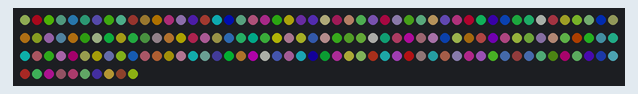
This sketch was run on a simulated Arduino Uno, built with avr-gcc and run on an emulated ATmega328P. On the bench: 160 RGB LEDs in strip order, left to right, continuing on the next row. Dim RGB values are drawn brighter than linear; random numbers use the default seed unless the sketch sets one.

Above: at 0.15 s.
At 4.96 s:
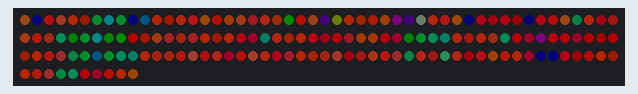
At 9.93 s:
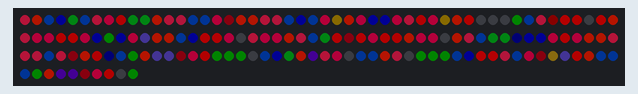
At 19.86 s:
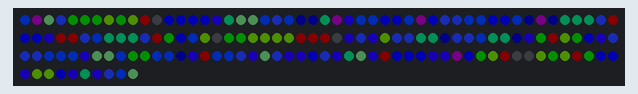
At 29.64 s:
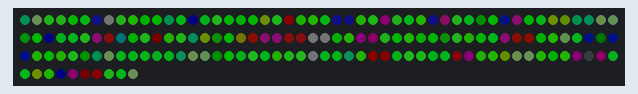
At 39.72 s:
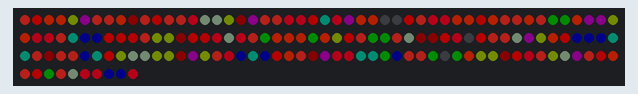

The sketch:

tent_lights.ino
```cpp
// (licence header left out)
/*
==========================================
=  LIBRARIES
*/

// LED Strip
#include "FastLED.h"        // https://github.com/FastLED/FastLED
#define NUM_LEDS 160
#define NUM_CHANNELS 3
#define DATA_PIN 13
#define MAX_BRIGHTNESS 255


// Contouring
// ----------
// NUM_PHASES counts how many phase steps are in the channel phase map
//
// MODULATION_STEPS must be an even integer divisor of NUM_LEDS
// e.g. with NUM_LEDs at 188 and MODULATION_STEPS of 47 (which is 188 / 4),
// There will be four sinusoidal cycles of deviation per length of the LED strip.
#define NUM_PHASES 24
#define MODULATION_STEPS 47


/*
==========================================
=  INITIALIZERS
*/

// LED Strip
CRGB leds[NUM_LEDS];

// One-dimensional cellular automata rules (0..255, inclusive)
uint8_t rules[NUM_CHANNELS] = {124, 110, 110};

// Provision neighborhood and generation maps
uint8_t neighborhood[NUM_LEDS][NUM_CHANNELS];
uint8_t generation[NUM_LEDS][NUM_CHANNELS];

// Heartbeat LED
uint8_t pulse;


// Channel phase map
// -----------------
// The channel phase map is the coefficient that cycles red, green, and blue automata through dominance.
// Basically, it's what makes the LEDs cycle through a rainbow of textures rather than sitting and
// spinning on a single color.
//
// * phase_map is the array of "muting" coefficients that each automata channels' values are divided by
// before being displayed on the strip. Example:
//   * at phase_map[channel_phase[c] of 1, channel c (R=0, G=1, B=2) is full-bright.
//   * at phase_map[channel_phase[c] of 9, channel c it's 1/9th as bright as whichever channel(s)
//     (if any) is/are being displayed at 1.
//
// * channel_phase and channel_phase_velocity are described in the documentation for setup().
//
// * prev_channel_phase is a staging vector that permits the pixel fader in push_frame() to correctly
//   cross-fade between color values at each heartbeat

uint8_t phase_map[NUM_PHASES] = {
  1, 1, 1, 1, 1, 1, 1, 1,
  2, 3, 4, 5, 6, 7, 8, 9,
  9, 8, 7, 6, 5, 4, 3, 2
};

uint8_t channel_phase[NUM_CHANNELS];
uint8_t prev_channel_phase[NUM_CHANNELS];
int8_t channel_phase_velocity[NUM_CHANNELS];


/*
==========================================
=  FUNCTIONS
*/

void automata();
void contour_frame();
void push_frame(uint16_t wait, uint16_t steps);
void revert_frame();
void step_phase_vectors();


/*
==========================================
= setup()
=
= Initializes variables and drivers, called once by Arduino during startup.
*/
void setup() {

  // Start the LED strip
  FastLED.addLeds<WS2811, DATA_PIN, RGB>(leds, NUM_LEDS);

  // Channel phase vectors
  // -------------------------
  // * channel_phase holds the offset within phase_map (0..NUM_PHASES) each channel (RGB) is at.
  //
  // The effect that this has on each channel is a muting one. If channel_phase[0] is set to "10", and
  // the 11th value of phase_map is 5, every pixel on that channel will be divided by 5 before being
  // displayed. Staggering these makes it cycle the automata's color-textures through various rainbow-
  // like effects, depending on the velocities you choose next.
  //
  // * channel_phase_velocity holds the rate at which each channel phase changes per heartbeat.
  //
  // This may, if you want one or more channel phases to rotate backwards, be a negative number.
  // At a value of 1, a channel will progress down phase_map one element at a time.
  // At a value of 4, it'll skip three per heartbeat, which would cause that channel to run through
  // the phase map faster than others with lower values. This overlap would creating more cyans,
  // magentas, and yellows between the reds, greens, and blues than if all velocities were set equally.

  channel_phase[0] = 0;
  channel_phase[1] = 8;
  channel_phase[2] = 16;

  channel_phase_velocity[0] = 1;
  channel_phase_velocity[1] = 1;
  channel_phase_velocity[2] = 1;

  // Initialize neighborhood, generation
  for(uint8_t i = 0; i < NUM_LEDS; i++){
    for(uint8_t c = 0; c < NUM_CHANNELS; c++){
      neighborhood[i][c] = int(random(64));
      generation[i][c] = 0;
    }
  }
}


/*
==========================================
= loop()
=
= The main heartbeat, called by Arduino when previous run of loop() completes.
*/
void loop() {
  // Run the cellular automata rules
  automata();

  // Contour, push, and revert the frame
  contour_frame();
  push_frame(50,20);
  revert_frame();

  // Step phase vectors according to their respective velocities
  step_phase_vectors();
}


/*
==========================================
= contour_frame()
=
= Applies visual effects to neighborhood
*/
void contour_frame() {
  uint8_t i, i_offset, modulation_offset, c, c_gain, delta;

  // Apply the phase map to this neighborhood and the previous generation (so the
  // pixel fader in push_frame() knows where to fade in from)
  for (i = 0; i < NUM_LEDS; i++) {
    for (c = 0; c < NUM_CHANNELS; c++) {
      neighborhood[i][c] = neighborhood[i][c] / phase_map[channel_phase[c]];
      generation[i][c] = generation[i][c] / phase_map[prev_channel_phase[c]];
    }
  }
}


/*
==========================================
= revert_frame()
=
= Reverts visual effects applied to neighborhood by contour_frame()
*/
void revert_frame() {
  uint8_t i, c;

  for (i = 0; i < NUM_LEDS; i++) {
    for (c = 0; c < NUM_CHANNELS; c++) {
      // Revert the phase map on each channel's pixels
      neighborhood[i][c] = neighborhood[i][c] * phase_map[channel_phase[c]];

      // Don't worry about reverting the previous generation. Save the clock cycles.
      // automata() will overwrite it anyhow.
    }
  }
}


/*
==========================================
= step_phase_vectors()
=
= Moves the color phases down its map according to channel velocities
*/
void step_phase_vectors() {
  uint8_t c;

  for (c = 0; c < NUM_CHANNELS; c++) {
    prev_channel_phase[c] = channel_phase[c];

    channel_phase[c] += channel_phase_velocity[c];

    if (channel_phase[c] >= NUM_PHASES){
      channel_phase[c] -= NUM_PHASES;
    }
    if (channel_phase[c] < 0) {
      channel_phase[c] += NUM_PHASES;
    }
  }
}


/*
==========================================
= automata()
=
= Populates a generation based on automata rules governing this neighborhood
*/
void automata() {
  uint8_t i, i_right, i_left, c;

  for (i = 0; i < NUM_LEDS; i++) {
    for (c = 0; c < NUM_CHANNELS; c++) {
      generation[i][c] = neighborhood[i][c] / 8;
    }

    // Orient ourselves
    i_left = i - 1;
    if (i_left < 0) {
      i_left = NUM_LEDS;
    }
    i_right = i + 1;
    if (i_right > NUM_LEDS){
      i_right = 0;
    }

    // Calculate the generation
    // Reuse the iterator to save a byte. We're done with it in the parent block
    for (c = 0; c < NUM_CHANNELS; c++) {
      if (neighborhood[i_left][c] <= 32 && neighborhood[i][c] <= 32 && neighborhood[i_right][c] <= 32) {
        if (rules[c] & (1 << 0)){
          generation[i][c] = 64;
        }
      }
      if (neighborhood[i_left][c] <= 32 && neighborhood[i][c] <= 32 && neighborhood[i_right][c] > 32) {
        if (rules[c] & (1 << 1)){
          generation[i][c] = 64;
        }
      }
      if (neighborhood[i_left][c] <= 32 && neighborhood[i][c] > 32 && neighborhood[i_right][c] <= 32) {
        if (rules[c] & (1 << 2)){
          generation[i][c] = 64;
        }
      }
      if (neighborhood[i_left][c] <= 32 && neighborhood[i][c] > 32 && neighborhood[i_right][c] > 32) {
        if (rules[c] & (1 << 3)){
          generation[i][c] = 64;
        }
      }
      if (neighborhood[i_left][c] > 32 && neighborhood[i][c] <= 32 && neighborhood[i_right][c] <= 32) {
        if (rules[c] & (1 << 4)){
          generation[i][c] = 64;
        }
      }
      if (neighborhood[i_left][c] > 32 && neighborhood[i][c] <= 32 && neighborhood[i_right][c] > 32) {
        if (rules[c] & (1 << 5)){
          generation[i][c] = 64;
        }
      }
      if (neighborhood[i_left][c] > 32 && neighborhood[i][c] > 32 && neighborhood[i_right][c] <= 32) {
        if (rules[c] & (1 << 6)){
          generation[i][c] = 64;
        }
      }
      if (neighborhood[i_left][c] > 32 && neighborhood[i][c] > 32 && neighborhood[i_right][c] > 32) {
        if (rules[c] & (1 << 7)){
          generation[i][c] = 64;
        }
      }
    }
  }

  // Swap the neightborhood with the new generation
  for (uint8_t i = 0; i < NUM_LEDS; i++) {
    for (uint8_t c = 0; c < NUM_CHANNELS; c++) {
      uint8_t temp = neighborhood[i][c];
      neighborhood[i][c] = generation[i][c];
      generation[i][c] = temp;
    }
  }
}


/*
==========================================
= push_frame(uint16_t wait, uint16_t steps)
=   * wait is the number of microseconds to wait between steps
=   * steps is how many divisions of colorspace to cycle through
=
= Pushes the frame buffer to the LED strip
*/
void push_frame(uint16_t wait, uint16_t steps) {

  uint8_t step_values[3];
  steps *= 10;

  for (uint8_t step = 1; step <= steps; step +=10) {
    for (uint8_t i = 0; i < NUM_LEDS; i++) {
      for (uint8_t c = 0; c < NUM_CHANNELS; c++) {

        // Linear cross-fade
        step_values[c] = ((step * neighborhood[i][c])/steps) + (((steps - step ) * generation[i][c])/steps);

        // Clip values greater than MAX_BRIGHTNESS
        if (step_values[c] > MAX_BRIGHTNESS) {
          step_values[c] = MAX_BRIGHTNESS;
        }

      }

      leds[i] = CRGB(step_values[0],step_values[1],step_values[2]);
    }
    FastLED.show();
    delay(wait);
  }
}
```
